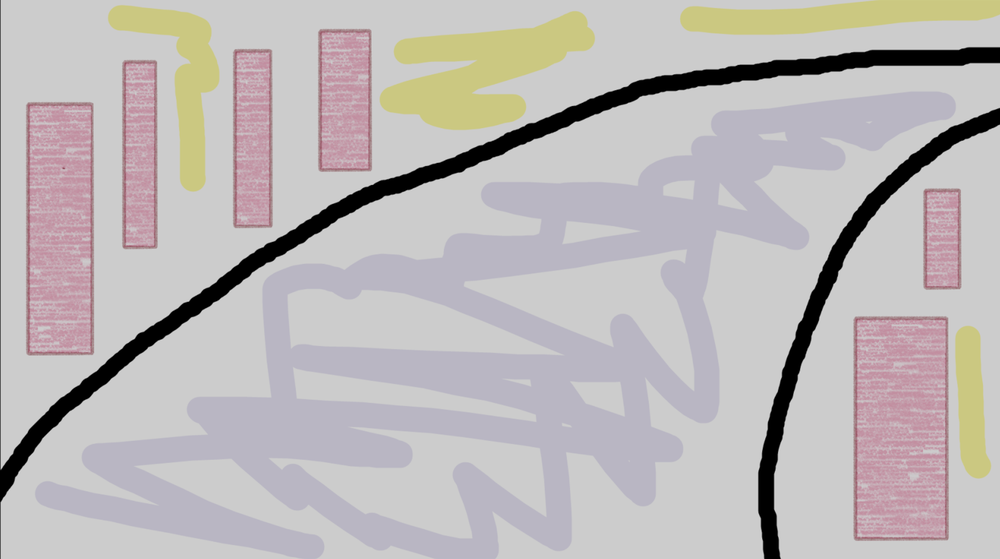
#> input picture sample_images/sample_image0.png, 1000 x 559 px, shrunk from 2320 x 1298 before the run
$ python center_line_clipped.py
#> lines starting #> are read from the running program, lines starting #| are printed output that depends on the picture; after the words box and inside, x2 and y2 are one past the last pixel; in counts of white or black regions, pixels touching at a corner belong together
import cv2
import numpy as np

def contour_to_points(contour):
    # Converts an OpenCV contour object to a list of (x, y) points
    # OpenCV contour objects have shape (n, 1, 2), the 1 is useless
    # Convert pixel values to NumPy float64 for precise calcs
    return contour.squeeze().astype(np.float64)

def order_contour_by_y(points):
    """
    Rearrange contour points to create a path starting from the topmost point
    and connecting to nearest neighbors. This creates a smooth traversal from
    top to bottom of the track.

    Steps:
    1. Find the point with smallest y-value (topmost)
    2. Start our ordered list with that point
    3. Repeatedly find the closest remaining point and add it to our path
    4. Continue until all points are in the ordered path
    """
    pts = points.copy()
    # Find index of topmost point (smallest y coordinate)
    start_idx = np.argmin(pts[:, 1])

    # Start building our ordered path
    ordered = [pts[start_idx]]
    remaining = list(range(len(pts)))
    remaining.remove(start_idx)

    # Keep adding the nearest point until we've used all points
    while remaining:
        last = ordered[-1]
        # Calculate distance from last point to all remaining points
        dists = [np.linalg.norm(pts[i] - last) for i in remaining]
        # Find which remaining point is closest
        nearest = remaining[np.argmin(dists)]
        ordered.append(pts[nearest])
        remaining.remove(nearest)

    return np.array(ordered)


def resample_contour_open(points, num_points):
    """
    Redistribute points evenly along the contour path.
    Instead of having random spacing between points, this creates evenly-spaced
    points along the entire length of the track border.

    Think of it like: if you had beads on a string bunched up randomly, this
    spaces them out evenly along the string.

    Steps:
    1. Calculate the distance between each consecutive point
    2. Find the total length of the path
    3. Create evenly-spaced target positions along that length
    4. For each target position, interpolate between existing points
    """
    if len(points) < 2:
        return points

    # Calculate the distance between each pair of consecutive points
    diffs = np.diff(points, axis=0)
    seg_lengths = np.linalg.norm(diffs, axis=1)

    # Build cumulative distances (how far along the path each point is)
    cumlen = np.concatenate([[0], np.cumsum(seg_lengths)])
    total_len = cumlen[-1]

    if total_len == 0:
        return points[:num_points]

    # Create evenly-spaced target positions along the total length
    target_lengths = np.linspace(0, total_len, num_points)

    # For each target position, find where it falls and interpolate
    resampled = np.zeros((num_points, 2))
    for i, t in enumerate(target_lengths):
        # Find which segment this target position falls in
        idx = np.searchsorted(cumlen, t) - 1
        idx = np.clip(idx, 0, len(points) - 2)

        seg_len = seg_lengths[idx]
        # Calculate how far along this segment we are (0 to 1)
        frac = (t - cumlen[idx]) / seg_len if seg_len > 1e-10 else 0
        # Linear interpolation between the two segment endpoints
        resampled[i] = points[idx] + frac * (points[idx + 1] - points[idx])

    return resampled


def align_open_contours(ref_pts, target_pts):
    """
    Make sure two contours are going in the same direction.
    Since we want to match up inner and outer track borders, they need to
    start from the same end. This checks both directions and picks the better match.

    Compares the total distance between matched points when going forward vs backward,
    and flips the target if backward matching is better.
    """
    # Sum up distances when points are matched in forward order
    dist_fwd = np.sum(np.linalg.norm(ref_pts - target_pts, axis=1))
    # Sum up distances when target is reversed
    dist_rev = np.sum(np.linalg.norm(ref_pts - target_pts[::-1], axis=1))
    # Return reversed version if it matches better, otherwise return as-is
    return target_pts[::-1] if dist_rev < dist_fwd else target_pts


def extract_track_borders(image_path, num_points=500, poly_degree=4, visualize=True):
    """
    Main function: Extract the centerline of a race track from an image.

    Process overview:
    1. Load and preprocess the image to isolate the track
    2. Find the inner and outer borders of the track
    3. Order and align these borders so they correspond
    4. Calculate the centerline by averaging the borders
    5. Fit a smooth polynomial curve through the centerline
    6. Return the centerline and related data
    """
#> called with image_path = 'sample_images/sample_image0.png', num_points = 500, poly_degree = 4, visualize = True

    # Step 1: Load the image
    img = cv2.imread(image_path)
#> img is the input picture: shape (559, 1000, 3); mean B, G, R 183.8, 183.6, 188.5
    if img is None:
        print("Could not load image.")
        return None
    height, width = img.shape[:2]

    # Step 2: Image processing, convert to binary mask
    # Convert to grayscale for simpler processing
    gray = cv2.cvtColor(img, cv2.COLOR_BGR2GRAY)
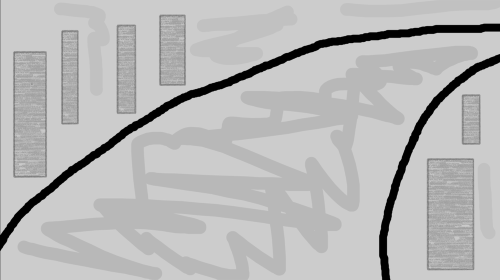
#> gray: shape (559, 1000) (shown at 1/2 size); min 0, max 216, mean 185
    # Blur to reduce noise
    blurred = cv2.GaussianBlur(gray, (5, 5), 0)
    # Invert so track becomes white, background becomes black
        # We do this because OpenCV works better on bright targets
    inverted = cv2.bitwise_not(blurred)
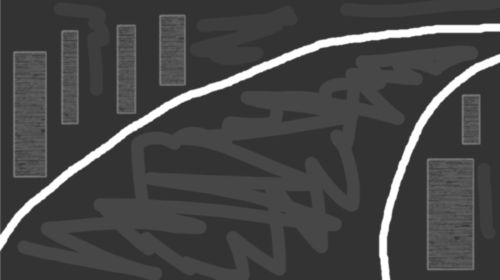
#> inverted: shape (559, 1000) (shown at 1/2 size); min 51, max 255, mean 69.9
    # Threshold to create pure black and white
    _, binary_mask = cv2.threshold(inverted, 200, 255, cv2.THRESH_BINARY)
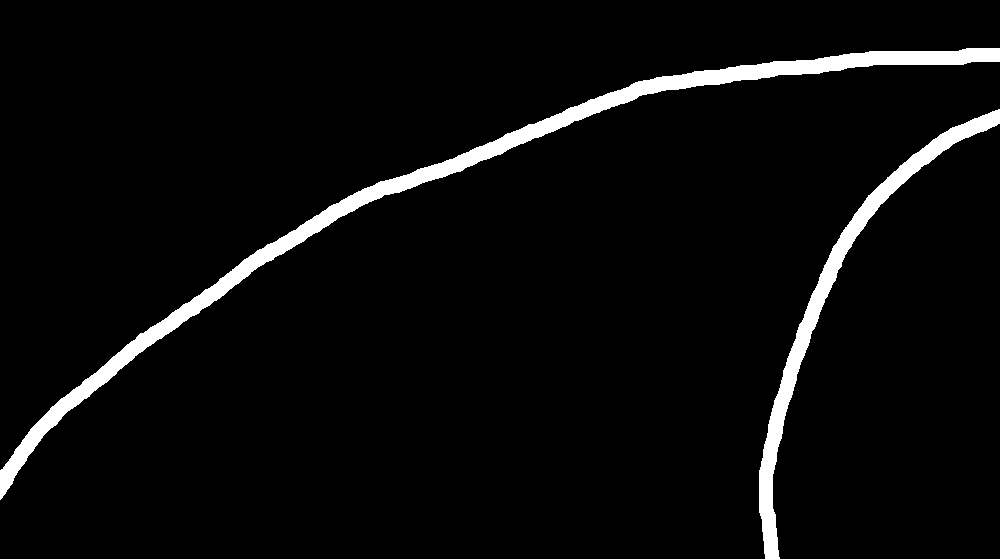
#> binary_mask: shape (559, 1000); 4.4% white; 2 white regions, box (x1, y1, x2, y2) and area: (0, 48, 1000, 500) 16539, (759, 109, 1000, 559) 7915

    # Step 3: Clean up the binary mask
    # Use morphological operations (erosion then dilation) to remove small noise and fill small gaps
    kernel = np.ones((5, 5), np.uint8) # Kernel is the window size for the erosion/dilation operations
    binary_mask = cv2.erode(binary_mask, kernel, iterations=3)
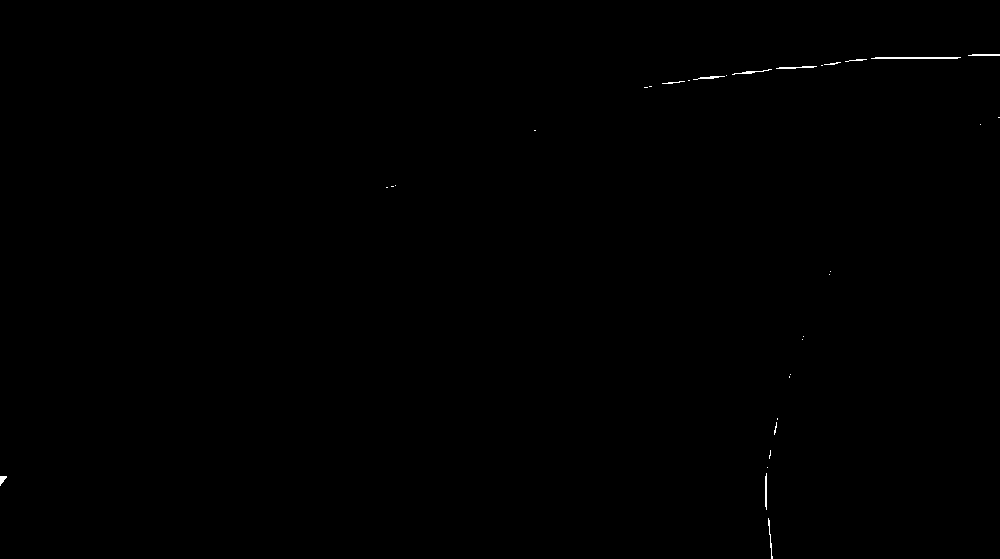
#> binary_mask: shape (559, 1000); 0.13% white in thin lines or dots
    binary_mask = cv2.dilate(binary_mask, kernel, iterations=3)
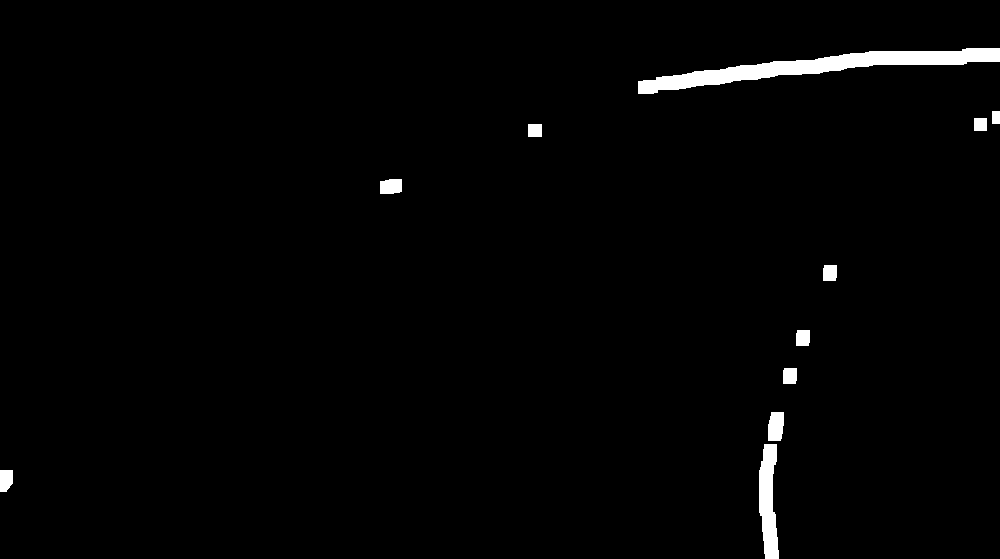
#> binary_mask: shape (559, 1000); 1.6% white; 11 white regions

    # Step 4: Find the track borders
    # Find all white shapes in the image
    contours, _ = cv2.findContours(binary_mask, cv2.RETR_EXTERNAL, cv2.CHAIN_APPROX_SIMPLE)
#> contours = 11 contours; largest, box (x1, y1, x2, y2) and area: (638, 48, 1000, 94) 4850, (759, 444, 779, 559) 1502, (768, 412, 784, 441) 375, (380, 179, 402, 194) 272, (0, 470, 13, 492) 225
    # Keep only contours that are large enough to be track borders
    track_contours = [c for c in contours if cv2.contourArea(c) >= 500]
#> track_contours = 2 contours; box (x1, y1, x2, y2) and area: (638, 48, 1000, 94) 4850, (759, 444, 779, 559) 1502

    print(f"Found {len(track_contours)} track contours")
#| Found 2 track contours

    if len(track_contours) < 2:
        print("Need at least 2 contours")
        return None

    # Keep the two largest contours
    track_contours = sorted(track_contours, key=cv2.contourArea, reverse=True)[:2]

    # Step 6: Process the OpenCV Contour objects
    # Convert from OpenCV format to simple point arrays
    inner_pts = contour_to_points(track_contours[0])
#> inner_pts = 126 pairs, first value 638 to 999, second value 48 to 93
    outer_pts = contour_to_points(track_contours[1])
#> outer_pts = 42 pairs, first value 759 to 778, second value 444 to 558

    # Order points to create a smooth path from top to bottom
    inner_ordered = order_contour_by_y(inner_pts)
#> in order_contour_by_y, `pts = points.copy()`: pts has the same summary as inner_pts in extract_track_borders
#> in order_contour_by_y, `start_idx = np.argmin(pts[:, 1])`: start_idx = 0
#> in order_contour_by_y, `ordered = [pts[start_idx]]`: ordered = [[966, 48]]
#> in order_contour_by_y, `remaining = list(range(len(pts)))`: remaining = 126 values from 0 to 125
#> the loop in order_contour_by_y, `while remaining:` made 125 passes
#> (last, nearest) on passes 1 to 8: ([966, 48], 1), ([965, 49], 2), ([962, 49], 3), ([962, 50], 4), ([961, 51], 123), ([967, 61], 122), ([966, 62], 121), ([966, 63], 120)
#> after the loop in order_contour_by_y, `while remaining:`: ordered has the same summary as inner_pts in extract_track_borders; remaining = []
#> inner_ordered has the same summary as inner_pts
    outer_ordered = order_contour_by_y(outer_pts)
#> the loop in order_contour_by_y (call 2), `while remaining:` made 41 passes
#> (last, nearest) on passes 1 to 8: ([764, 444], 1), ([764, 448], 2), ([763, 449], 3), ([763, 460], 4), ([762, 461], 5), ([761, 461], 6), ([761, 466], 7), ([760, 467], 8)
#> outer_ordered has the same summary as outer_pts

    # Redistribute points evenly along each border
    inner_resampled = resample_contour_open(inner_ordered, num_points)
#> in resample_contour_open, `diffs = np.diff(points, axis=0)`: diffs = 125 pairs, first value -126 to 36, second value -14 to 22
#> in resample_contour_open, `seg_lengths = np.linalg.norm(diffs, axis=1)`: seg_lengths = 125 values, max 127 at index 11, min 1 at index 2, mean 6.39
#> in resample_contour_open, `cumlen = np.concatenate([[0], np.cumsum(seg_lengths)])`: cumlen = 126 values from 0 to 798.8
#> in resample_contour_open, `total_len = cumlen[-1]`: total_len = 798.8
#> the loop in resample_contour_open, `for i, t in enumerate(target_lengths):` made 500 passes
#> (idx, seg_len, frac) on passes 1 to 3: (0, 1.41, 0), (1, 3, 0.0622), (1, 3, 0.596)
#> after the loop in resample_contour_open, `for i, t in enumerate(target_lengths):`: resampled = 500 pairs, first value 638 to 999, second value 48 to 93
#> inner_resampled has the same summary as resampled in resample_contour_open
    outer_resampled = resample_contour_open(outer_ordered, num_points)
#> the loop in resample_contour_open (call 2), `for i, t in enumerate(target_lengths):` made 500 passes
#> (idx, seg_len, frac) on passes 1 to 3: (0, 4, 0), (0, 4, 0.127), (0, 4, 0.254)

    # Make sure both borders go in the same direction
    outer_aligned = align_open_contours(inner_resampled, outer_resampled)

    # Step 7: Calculate the centerline
    # Get the middle point between inner and outer at each position
    raw_centerline = (inner_resampled + outer_aligned) / 2

    # Step 8: Fit a smooth polynomial curve
    ys = raw_centerline[:, 1]
    xs = raw_centerline[:, 0]

    # Find polynomial coefficients that best fit our centerline points
    coeffs = np.polyfit(ys, xs, poly_degree)
    poly = np.poly1d(coeffs)

    print(f"Polynomial coefficients (degree {poly_degree}): {coeffs}")
#| Polynomial coefficients (degree 4): [ 1.65072429e-04 -1.95561018e-01  8.66192981e+01 -1.69991176e+04
#|   1.24790988e+06]

    # Only generate centerline where we actually have data
        # Interpolation where we dont have points didnt work very well, look into this later
    y_min = int(np.min(ys))
    y_max = int(np.max(ys))

    print(f"Centerline valid y-range: {y_min} to {y_max}")
#| Centerline valid y-range: 258 to 310

    # Create centerline points for every y-value in our range
    y_vals = np.arange(y_min, y_max + 1)
    x_vals = poly(y_vals)
    # Make sure x values stay within image bounds
    x_vals = np.clip(x_vals, 0, width - 1)

    # Combine x and y into (x, y) coordinate pairs
    centerline = np.column_stack([x_vals, y_vals])

    # Step 9: Create a mask image with just the centerline
    centerline_mask = np.zeros((height, width), dtype=np.uint8)
    pts = centerline.astype(np.int32).reshape((-1, 1, 2))
    cv2.polylines(centerline_mask, [pts], isClosed=False, color=255, thickness=1)
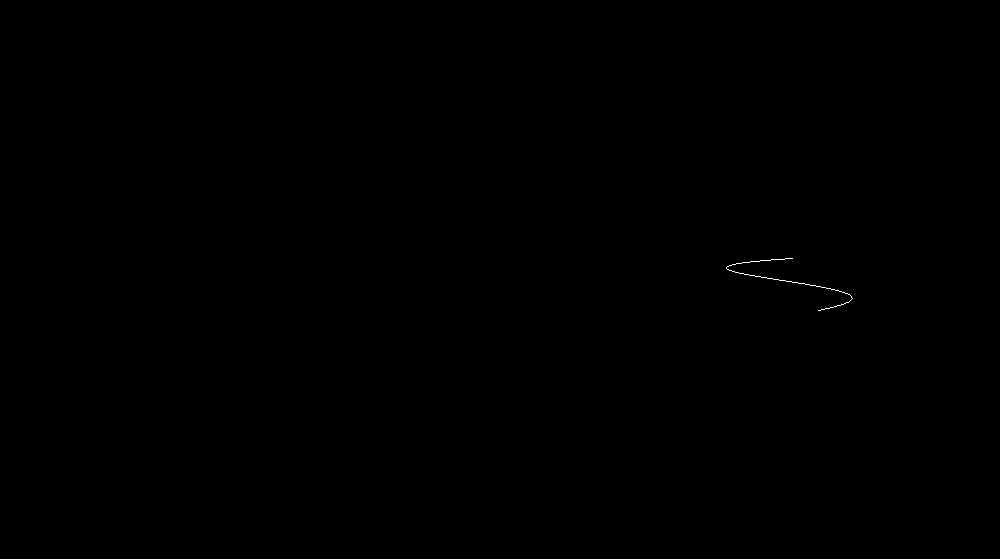
#> centerline_mask: shape (559, 1000); 0.04% white in thin lines or dots, all inside (x1, y1, x2, y2) = (726, 258, 853, 311)

    # Step 10: Calculate track width at each point
    # Distance between inner and outer borders tells us how wide the track is
    track_widths = np.linalg.norm(outer_aligned - inner_resampled, axis=1)

    # Step 11: Create visualization
    result_img = img.copy()

    if visualize:
        # Draw the polynomial centerline in red on the original image
        cv2.polylines(result_img, [pts], isClosed=False, color=(0, 0, 255), thickness=2)
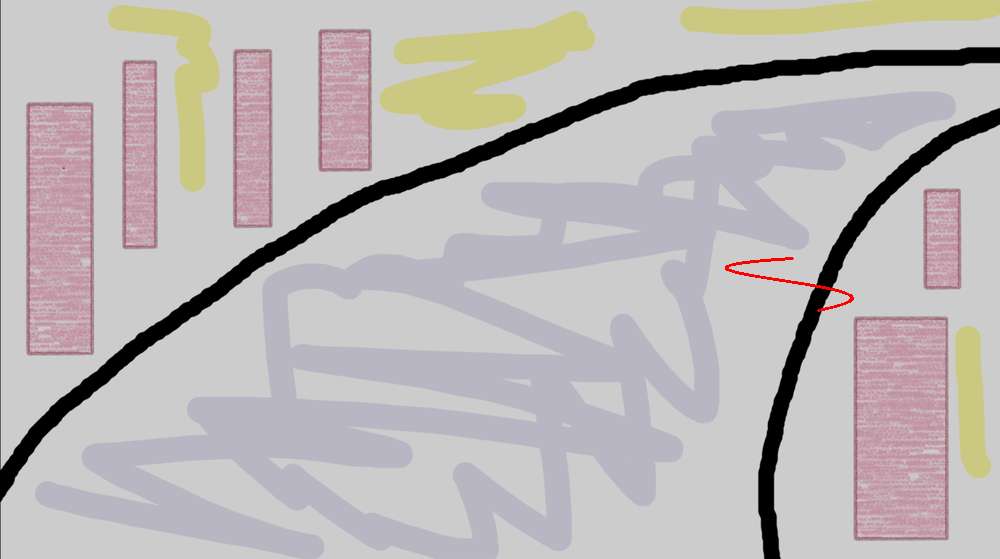
#> result_img: shape (559, 1000, 3); 0.12% of pixels changed, all inside (x1, y1, x2, y2) = (725, 257, 854, 312)
        cv2.imshow("Binary Mask", binary_mask)
        cv2.imshow("Centerline Mask", centerline_mask)
        cv2.imshow("Result", result_img)
        cv2.waitKey(0)
        cv2.destroyAllWindows()

    return {
        'centerline': centerline,            # Array of (x,y) points along center
        'centerline_mask': centerline_mask,  # Binary image with centerline drawn
        'poly_coeffs': coeffs,               # Polynomial coefficients for the curve
        'track_widths': track_widths,        # How wide the track is at each point
        'image': result_img                  # Visualization with centerline drawn
    }


if __name__ == "__main__":
    # Run the extraction on a sample image
    result = extract_track_borders("sample_images/sample_image0.png", num_points=500, poly_degree=4)
